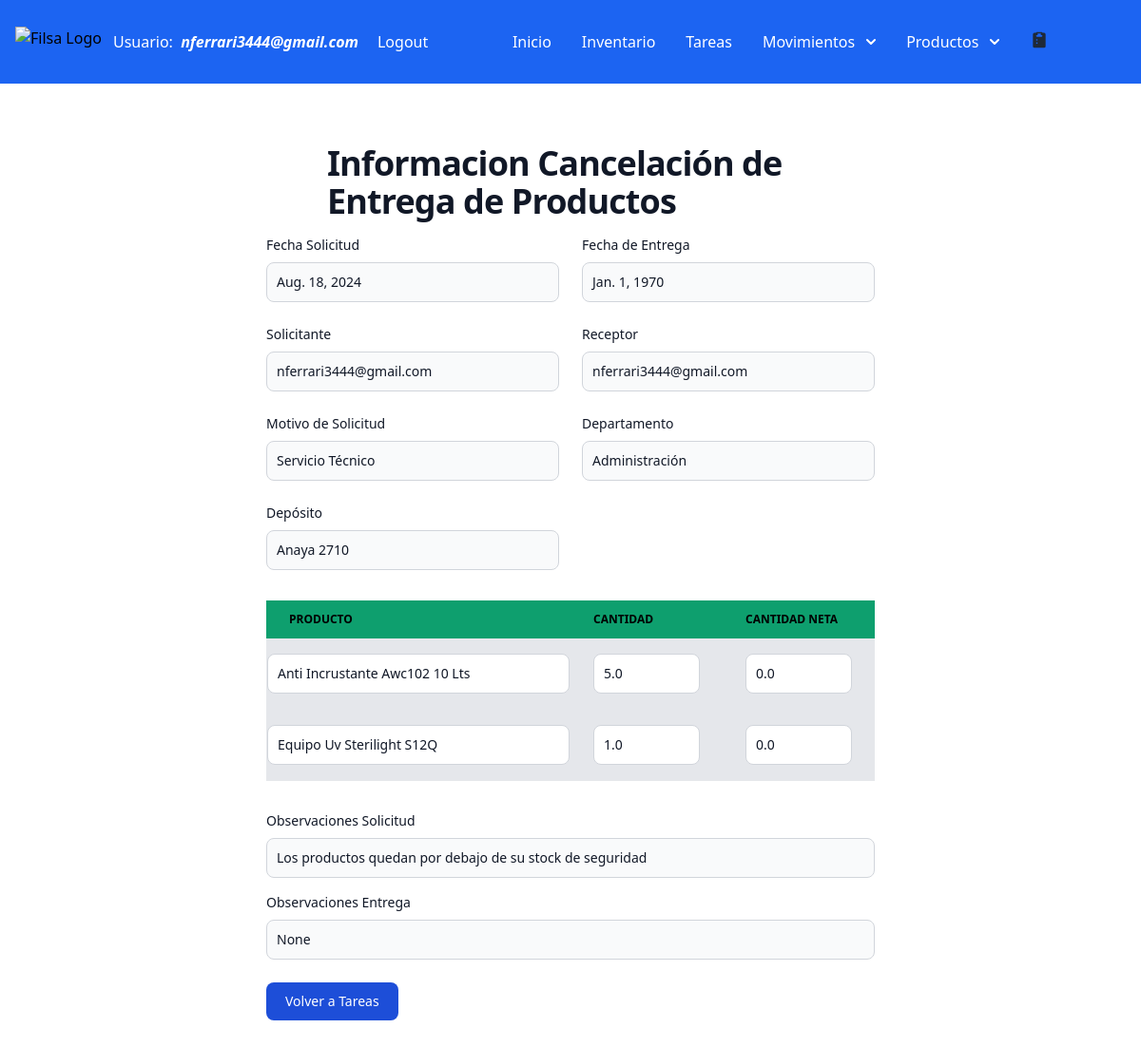
Before: /outbound-confirmed/1 (signed in) with the older database file.
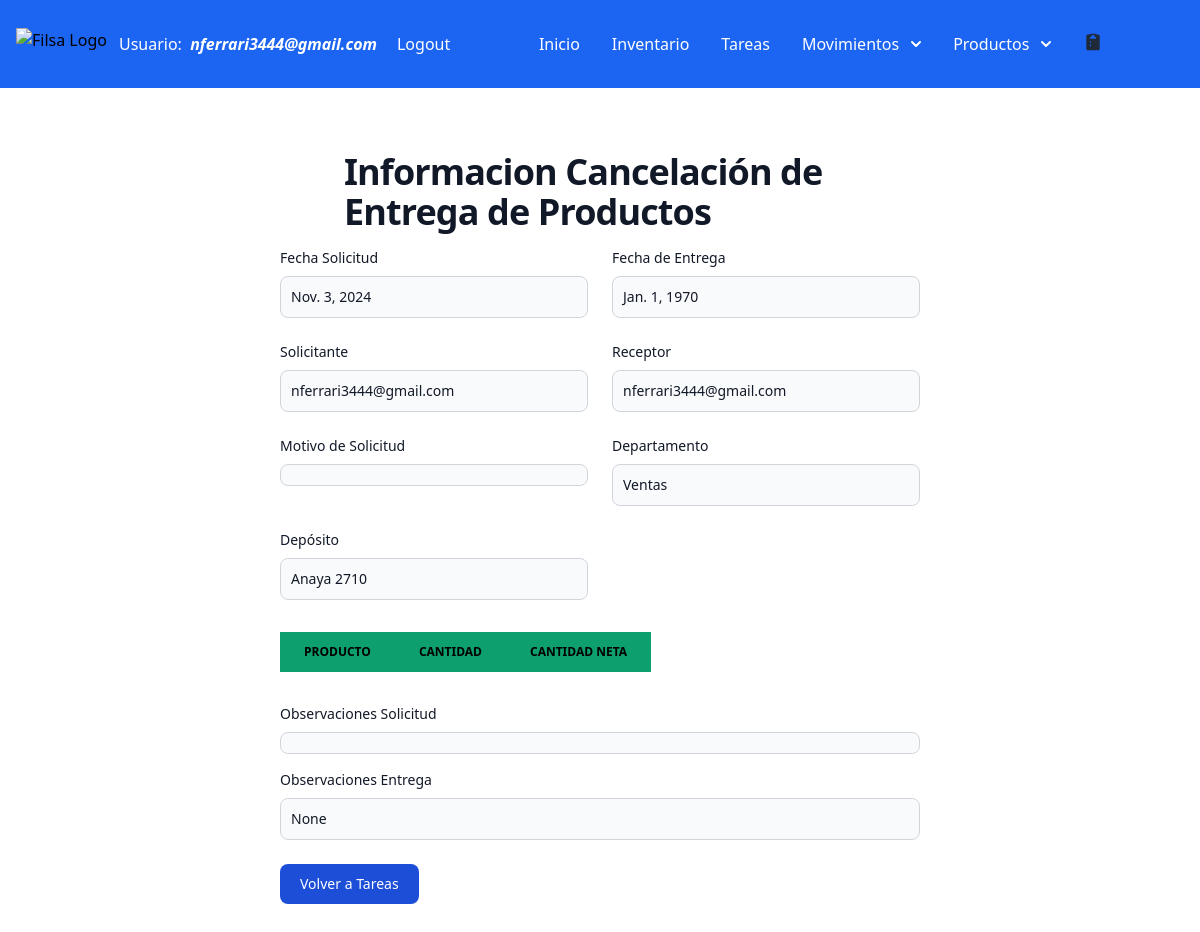
After: the same page with the newer database file.
### filsa/models.py (models this page shows, shortened)
class Tasks(models.Model):
    STATUS = [('Pending','Pending'),
              ('Confirmed','Confirmed'),
              ('Cancelled', 'Cancelled')]
    DEPARTMENT = [('Ventas','Ventas'),
                ('Dirección', 'Dirección'),
                ('Administración', 'Administración'),
                 ('Encargado Servicio Técnico', 'Encargado Servicio Técnico'),
                ('Servicio Técnico', 'Servicio Técnico'),
                ('Logística','Logística')
                ]
    MOTIVOSINGRESO = [('Devolución Mercadería', 'Devolución Mercadería'),
                ('Importación', 'Importación'),
                 ('Compra en Plaza', 'Compra en Plaza'),
                 ('Armado Nuevo Producto', 'Armado Nuevo Producto' )]
    MOTIVOSEGRESO = [('Servicio Técnico', 'Servicio Técnico'),
                     ('Planta de Armado', 'Planta de Armado'),
                      ('Ventas', 'Ventas'),
                       ('Mantenimiento', 'Mantenimiento') ]
    task_id = models.AutoField(primary_key=True)
    receptor = models.ForeignKey(CustomUser, on_delete=models.CASCADE, related_name='receptor',  blank=True, null=True)
    issuer = models.ForeignKey(CustomUser, on_delete=models.CASCADE, related_name='issuer', blank=True, null=True)
    status = models.CharField(max_length=30, choices= STATUS, default='Pending')
    department = models.CharField(max_length=30, choices = DEPARTMENT, default='Sales')
    date = models.DateField(verbose_name=u"Fecha")
    deliveryDate = models.DateField(verbose_name=u"Fecha", default = '1970-01-01')
    motivoIngreso = models.CharField(max_length=30, choices = MOTIVOSINGRESO) # default='Transferencia Depósitos')
    motivoEgreso = models.CharField(max_length=30, choices = MOTIVOSEGRESO) #default='Transferencia Depósitos')
    warehouseProduct = models.ForeignKey(WarehousesProduct, on_delete= models.CASCADE, blank=True, null=True)
    actionType = models.CharField(max_length=20,  default='Inbound')
    observationsSolicitud = models.CharField(max_length=500, null=True, blank= True)
    observationsConfirma = models.CharField(max_length=500, null=True, blank= True)

class StockMovements(models.Model):
    class Meta:
      verbose_name = 'Detalle Movimiento Producto'
      verbose_name_plural = 'Detalle Movimientos Productos'
    MOVEMENT = [('Inbound','Inbound'),
                ('Outbound', 'Outbound')]
    warehouseProduct = models.ForeignKey(WarehousesProduct, on_delete=models.CASCADE, null=True, verbose_name=u"Nombre de Producto")
    task = models.ForeignKey(Tasks, on_delete=models.CASCADE,  blank=True, null=True )
    actionType = models.CharField(max_length=25,  default='Inbound')
    cantidad = models.FloatField(default=0)
    cantidadNeta = models.FloatField(default=0)
    cantidadEntregada = models.FloatField(default=0)
    image = models.ImageField(upload_to='images/', null=True, blank=True)

class WarehousesProduct(models.Model):
    class Meta:
        verbose_name = 'Productos en Deposito'
        verbose_name_plural = 'Productos en Deposito'
    name = models.CharField(max_length=100, verbose_name="Deposito")
    product = models.ForeignKey(Product, on_delete = models.CASCADE,  blank=True, null=True, verbose_name="Producto" )
    quantity = models.FloatField(default=0, verbose_name="Cantidad en Deposito")
    location = models.CharField(max_length=100, default='', blank=True, null=True, verbose_name="Ubicacion")
    deltaQuantity = models.FloatField()
    inTransit = models.BooleanField(default=False)

class Product(models.Model):
    class Meta:
      verbose_name = 'Stock Productos vs Seguridad'
      verbose_name_plural = 'Stock Productos vs Seguridad'
    CURRENCIES= [('USD', 'Dolar'),
                  ('$', 'Pesos')]
    product_id = models.AutoField(primary_key=True)
    name = models.CharField(max_length=100)
    barcode = models.CharField(max_length= 100, verbose_name=u"Codigo de Barras")
    internalCode = models.BigIntegerField(verbose_name=u"Codigo Interno")
    quantity = models.FloatField()
    category = models.CharField(max_length=100, default='Insumos') #  choices=CATEGORIES,
    supplier = models.CharField(max_length=100, default='')
    stockSecurity = models.IntegerField(default=0)
    price = models.FloatField(default=0)
    currency = models.CharField(max_length=10, choices=CURRENCIES, default='Dolar')
    hasOffer = models.ForeignKey(Cotization, on_delete=models.SET_DEFAULT, blank=True, null=True, default=None)
    quantityOffer = models.FloatField(null=True, blank= True)
    priceOffer = models.FloatField(null=True, blank= True)

class CustomUser( AbstractBaseUser , PermissionsMixin ):
    class Meta:
        verbose_name = 'Usuarios'
        verbose_name_plural = 'Usuarios'
    username = models.CharField(max_length=40, verbose_name="Usuario")
    password = models.CharField(max_length=100)
    email = models.EmailField(max_length=40, blank=False, unique=True,
                              default='', error_messages =
                                {'required': 'Please provide your email address.',
                  'unique': 'An account with this email exist'}, verbose_name="Correo")
    departamento = models.CharField(max_length=30,  default='Sales', verbose_name="Departamento")
    role = models.CharField(max_length=40,  blank=True, null=True, verbose_name= "Rol")
    is_staff = models.BooleanField(default=False)
    is_superuser = models.BooleanField(default=False)
    is_active = models.BooleanField(default=True)
    USERNAME_FIELD = 'email'
    REQUIRED_FIELDS = ['username']
    objects = CustomUserManager()

### filsa/views.py (the view)
# urls.py: path('outbound-confirmed/<int:requested_id>', outboundConfirmedView, name='outboundconfirmed'),
@login_required
def outboundConfirmedView(request, requested_id):
    confirmedTask = Tasks.objects.filter(task_id=requested_id, status__in = ('Confirmed','Cancelled'))
    print('confirmedTask is', confirmedTask)
    lastTask = Tasks.objects.filter(task_id= requested_id).first()
    actionType = lastTask.actionType
    taskStatus = lastTask.status
    print('lastTask is', lastTask)
    print('task actionType is', actionType)
    print('task status is', taskStatus)
    if taskStatus == 'Confirmed':
        title = 'Informacion Entrega de Productos Confirmada'
    elif taskStatus == 'Cancelled':
        title = 'Informacion Cancelación de Entrega de Productos'
    return render(request, 'outboundConfirmed.html', { 'task': confirmedTask[0], 'actionType':actionType, 'title': title})

### filsa/templates/outboundConfirmed.html (shortened to what the changed rows need)
{% extends '_base.html' %}
{% load static %}
{% load grouptag %}
{% block content %}
<section class="bg-white dark:bg-gray-900">
    <div class="py-8 px-4 mx-auto max-w-2xl lg:py-16">
        <h1 class="flex mb-4 text-2xl sm:px-16 font-extrabold leading-none tracking-tight text-gray-900 md:text-3xl lg:text-4xl dark:text-white">{{title}}</h1>
            <div class="grid gap-4 sm:grid-cols-2 sm:gap-6">
                <div>
                    <label for="brand" class="block mb-2 text-sm font-medium text-gray-900 dark:text-white">Fecha Solicitud</label>
                     <div class="bg-gray-50 border border-gray-300 text-gray-900 text-sm rounded-lg focus:ring-primary-600 focus:border-primary-600 block w-full p-2.5 dark:bg-gray-700 dark:border-gray-600 dark:placeholder-gray-400 dark:text-white dark:focus:ring-primary-500 dark:focus:border-primary-500">{{task.date}}</div>
                </div>
                    <div>
                        <label for="brand" class="block mb-2 text-sm font-medium text-gray-900 dark:text-white">Fecha de Entrega</label>
                         <div class="bg-gray-50 border border-gray-300 text-gray-900 text-sm rounded-lg focus:ring-primary-600 focus:border-primary-600 block w-full p-2.5 dark:bg-gray-700 dark:border-gray-600 dark:placeholder-gray-400 dark:text-white dark:focus:ring-primary-500 dark:focus:border-primary-500">{{task.deliveryDate}}</div>
                    </div>
                <div>
                    <label for="solicitante" class="block mb-2 text-sm font-medium text-gray-900 dark:text-white">Solicitante</label>
                    <div class="bg-gray-50 border border-gray-300 text-gray-900 text-sm rounded-lg focus:ring-primary-600 focus:border-primary-600 block w-full p-2.5 dark:bg-gray-700 dark:border-gray-600 dark:placeholder-gray-400 dark:text-white dark:focus:ring-primary-500 dark:focus:border-primary-500"> {{task.issuer.email}} </div>
                </div>
                <div>
                    <label for="receptor" class="block mb-2 text-sm font-medium text-gray-900 dark:text-white">Receptor</label>
                    <div class="bg-gray-50 border border-gray-300 text-gray-900 text-sm rounded-lg focus:ring-primary-600 focus:border-primary-600 block w-full p-2.5 dark:bg-gray-700 dark:border-gray-600 dark:placeholder-gray-400 dark:text-white dark:focus:ring-primary-500 dark:focus:border-primary-500"> {{task.receptor.email}} </div>
                </div>
                <div>
                    <label for="receptor" class="block mb-2 text-sm font-medium text-gray-900 dark:text-white">Motivo de Solicitud</label>
                    <div class="bg-gray-50 border border-gray-300 text-gray-900 text-sm rounded-lg focus:ring-primary-600 focus:border-primary-600 block w-full p-2.5 dark:bg-gray-700 dark:border-gray-600 dark:placeholder-gray-400 dark:text-white dark:focus:ring-primary-500 dark:focus:border-primary-500"> {{task.motivoEgreso}} </div>
                </div>
                <div>
                <label for="departamento" class="block mb-2 text-sm font-medium text-gray-900 dark:text-white">Departamento</label>
                <div class="bg-gray-50 border border-gray-300 text-gray-900 text-sm rounded-lg focus:ring-primary-600 focus:border-primary-600 block w-full p-2.5 dark:bg-gray-700 dark:border-gray-600 dark:placeholder-gray-400 dark:text-white dark:focus:ring-primary-500 dark:focus:border-primary-500"> {{task.department}} </div>
                </div>
                <div>
                    <label for="departamento" class="block mb-2 text-sm font-medium text-gray-900 dark:text-white">Depósito</label>
                    <div class="bg-gray-50 border border-gray-300 text-gray-900 text-sm rounded-lg focus:ring-primary-600 focus:border-primary-600 block w-full p-2.5 dark:bg-gray-700 dark:border-gray-600 dark:placeholder-gray-400 dark:text-white dark:focus:ring-primary-500 dark:focus:border-primary-500">{{task.warehouseProduct.name}}</div>
                    </div>
                </div>
                <div class="py-8">
                    <table id="productTable" class="py-8 px-4 max-w-4xl lg:py-16 text-sm text-left rtl:text-right text-gray-500 dark:text-gray-400">
                       <thead class="text-xs text-black uppercase bg-green-500 dark:bg-gray-700 dark:text-gray-400">
                           <tr>
                               <th scope="col" class="px-6 py-3">Producto</th>
                               <th scope="col" class="px-6 py-3">Cantidad</th>
                               <th scope="col" class="px-6 py-3">Cantidad Neta</th>
                           </tr>
                       </thead>
                       <tbody>
                           {% for product in task.stockmovements_set.all %}
                           {% if  product.actionType == actionType %}
                                <tr class="bg-gray-200 border-b dark:bg-gray-800 dark:border-gray-700">
                                   <td class="w-1/2"><input type="text" name="producto_{{ forloop.counter0 }}" value="{{product.warehouseProduct.product.name}}"  class="bg-gray-150 border border-gray-300 text-gray-900 text-sm rounded-lg focus:ring-blue-500 focus:border-blue-500 block w-full p-2.5 dark:bg-gray-700 dark:border-gray-600 dark:placeholder-gray-400 dark:text-white dark:focus:ring-blue-500 dark:focus:border-blue-500"  id="" name="" placeholder="" disabled></td>
                                   <td class="px-6 py-4"><input type="number" name="cantidad_{{ forloop.counter0 }}" value="{{product.cantidad}}"  class="bg-gray-150 border border-gray-300 text-gray-900 text-sm rounded-lg focus:ring-blue-500 focus:border-blue-500 block w-full p-2.5 dark:bg-gray-700 dark:border-gray-600 dark:placeholder-gray-400 dark:text-white dark:focus:ring-blue-500 dark:focus:border-blue-500" id="" name="" placeholder="" disabled></td>
                                   <td class="px-6 py-4"><input type="number" name="cantidadNeta_{{forloop.counter0}}" value="{{product.cantidadNeta}}" class="border border-gray-300 text-gray-900 text-sm rounded-lg focus:ring-blue-500 focus:border-blue-500 block w-full p-2.5 dark:bg-gray-700 dark:border-gray-600 dark:placeholder-gray-400 dark:text-white dark:focus:ring-blue-500 dark:focus:border-blue-500" id="" name="" placeholder="" disabled></td>
                               </tr>
                          {% endif %}
                           {% endfor %}
                       </tbody>
                   </table>
               </div>
               <div class="sm:col-span-2">
                <label for="description" class="block mb-2 text-sm font-medium text-gray-900 dark:text-white">Observaciones Solicitud</label>
                <div class="block p-2.5 w-full text-sm text-gray-900 bg-gray-50 rounded-lg border border-gray-300 focus:ring-primary-500 focus:border-primary-500 dark:bg-gray-700 dark:border-gray-600 dark:placeholder-gray-400 dark:text-white dark:focus:ring-primary-500 dark:focus:border-primary-500">{{task.observationsSolicitud}}</div>
            </div>
                <div class="sm:col-span-2">
                    <label for="description" class="block mb-2 mt-4 text-sm font-medium text-gray-900 dark:text-white">Observaciones Entrega</label>
                    <div class="block p-2.5 w-full text-sm text-gray-900 bg-gray-50 rounded-lg border border-gray-300 focus:ring-primary-500 focus:border-primary-500 dark:bg-gray-700 dark:border-gray-600 dark:placeholder-gray-400 dark:text-white dark:focus:ring-primary-500 dark:focus:border-primary-500">{{task.observationsConfirma}}</div>
                </div>
    </div>
  </section>
  {% endblock content %}

Changed rows visible on the page:
removed StockMovements: producto_0 "Anti Incrustante Awc102 10 Lts", cantidad "5.0", cantidadNeta "0.0"
removed StockMovements: warehouseProduct.product.name "Equipo Uv Sterilight S12Q", cantidad "1.0", cantidadNeta "0.0"
changed Tasks "None": date "Aug. 18, 2024" → "Nov. 3, 2024"; department "Administración" → "Ventas"; motivoEgreso "Servicio Técnico" → (not shown); observationsSolicitud "Los productos quedan por debajo de su stock de seguridad" → (not shown)
